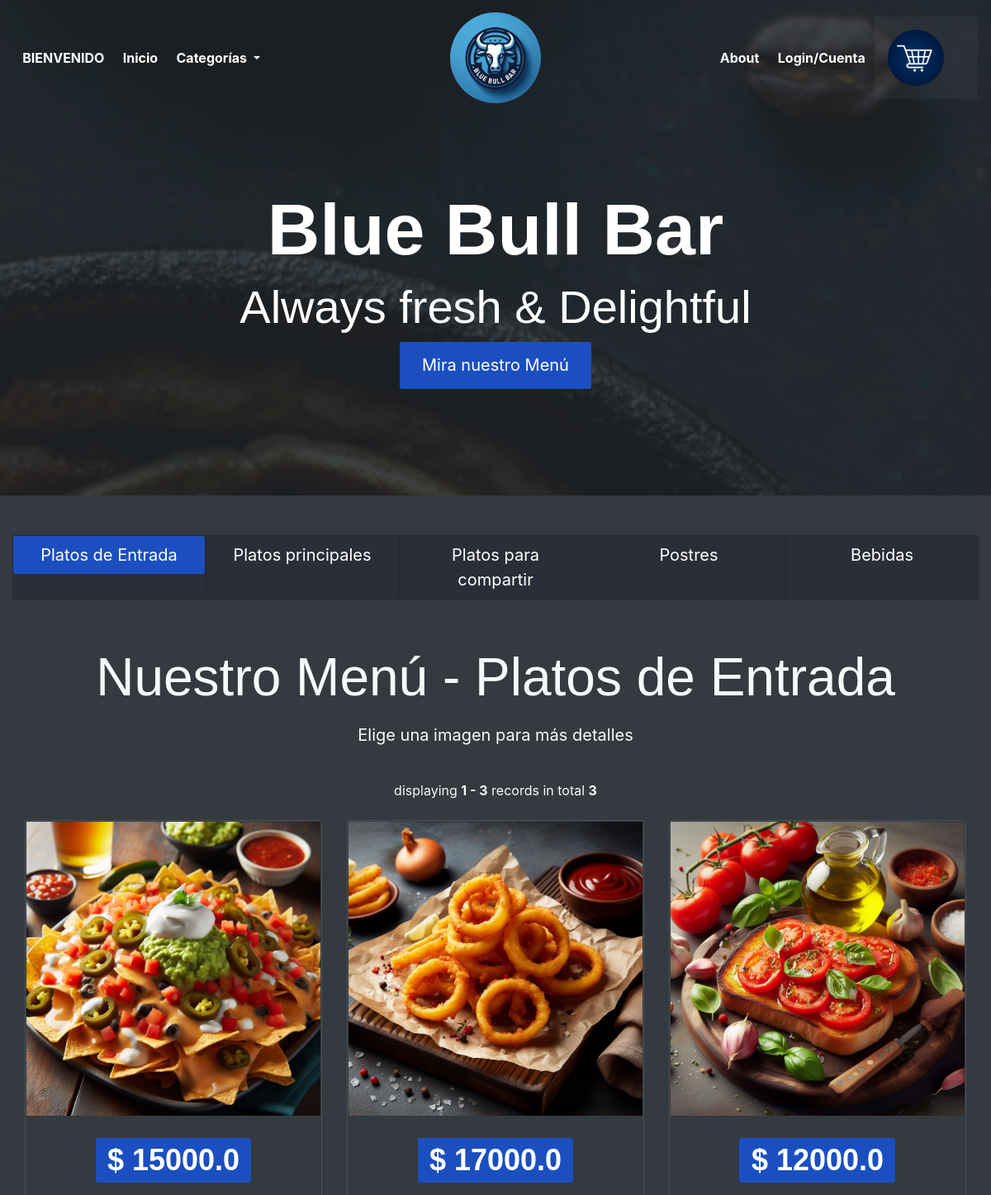
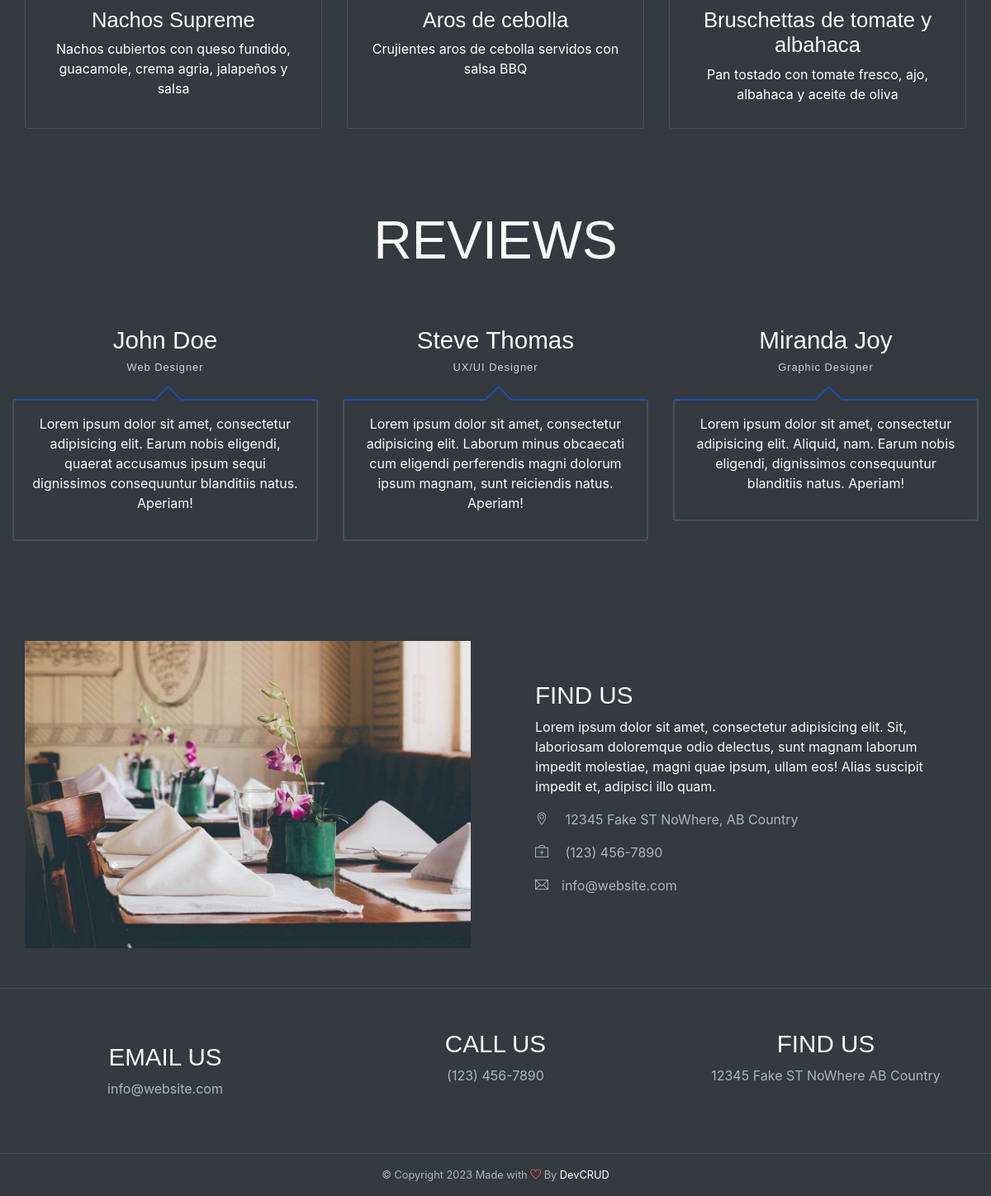
The page / on the database its author committed (2 pictures, top to bottom).
### tables this page shows
CREATE TABLE Menu (
            id INTEGER PRIMARY KEY,
            nombre TEXT NOT NULL,
            descripcion TEXT,
            precio REAL NOT NULL,
            categoria TEXT NOT NULL,
            imagen TEXT NOT NULL
        );

### app/inicio/routes.py (the view)
@inicio_bp.route('/')
def home():
    cart=obtener_carrito()
    page = request.args.get('page', 1, type=int)
    offset = (page - 1) * PER_PAGE
    menu=obtener_por_categoria('Entrada',offset)
    total_items =obtener_total_menu('Entrada')
    pagination = Pagination(page=page, total=total_items, per_page=PER_PAGE, bs_version=4,
        display_msg="Mostrando {start} - {end} de {total} registros en total")
    usuario=None
    if 'email' in session:
        email_usuario=session['email']
        usuario=obtener_por_email(email_usuario)
    return render_template('inicio.html',usuario=usuario, categoria='Platos de Entrada',menu=menu,total_items_cart=cart.total_items(), pagination=pagination)

### app/models/cart.py (called while the page is built)
    def total_items(self):
        total=0
        for item in self.items:
            total+=item.cantidad
        return total

    def to_dict(self):
        return {
            'items': [
                {
                    'item_id': item.item_id,
                    'cantidad': item.cantidad,
                    'precio_cantidad': item.precio_cantidad
                }
                for item in self.items
            ]
        }

### app/services/cart.py (called while the page is built)
def obtener_carrito():
    if 'cart' not in session:
        cart = Cart()
        session['cart'] = cart.to_dict()
    else:
        cart = Cart.from_dict(session['cart'])
    return cart

### app/services/menu_service.py (called while the page is built)
def obtener_total_menu(opcion):
    try:
        db_path = current_app.config['DATABASE_URI'].replace('sqlite:///', '')
        conn = sqlite3.connect(db_path)
        cursor = conn.cursor()
        if opcion=='all':
            cursor.execute("SELECT COUNT(*) FROM Menu")
        else:
            cursor.execute(f"SELECT COUNT(*) FROM Menu where categoria='{opcion}'")
        total_items = cursor.fetchone()[0]
        conn.close()
        return total_items
    except Exception as e:
        print("Error al obtener el menu: ", str(e))
        raise e

def obtener_por_categoria(categoria,offset=0):
    db_path = current_app.config['DATABASE_URI'].replace('sqlite:///', '')
    conn = sqlite3.connect(db_path)
    cursor = conn.cursor()
    query = f"SELECT * FROM Menu WHERE categoria='{categoria}' LIMIT {PER_PAGE} OFFSET {offset}"
    cursor.execute(query)
    items = [MenuItem(*row) for row in cursor.fetchall()]
    conn.close()
    return items

### app/inicio/templates/inicio.html (shortened to what this page needs)
{% extends "base.html"%}
{% block content %}
<header id="home" class="header">
    <div class="overlay text-white text-center"><br><br>
        <h1 class="display-2 font-weight-bold  mt-5">Blue Bull Bar</h1>
        <h2 class="display-4 mb-2">Always fresh &amp; Delightful</h2>
        <a class="btn btn-lg btn-primary" href="#menu">Mira nuestro Menú</a>
    </div>
</header>
<div id="menu" class="container-fluid bg-dark text-light py-5 text-center wow fadeIn">
    <div class="row justify-content-center">
        <div class="col-sm-12 col-md-12 mb-5">
            <ul class="nav nav-pills nav-justified" id="pills-tab" role="tablist">
                <li class="nav-item"
                    style="font-size: 15pt; color: #fff; border: solid 0.1px rgba(0,0,0,0.1); background-color: #08032033; ">
                    <a class="nav-link {% if categoria == 'Platos de Entrada' %}active{% endif %}"
                        href="{{url_for('inicio.platos_por_categoria', categoria='Entrada')}}">Platos de Entrada</a>
                </li>
                <li class="nav-item"
                    style="font-size: 15pt; color: #fff; border: solid 0.1px rgba(0,0,0,0.1); background-color: #08032033; ">
                    <a class="nav-link {% if categoria == 'Platos Principales' %}active{% endif %}"
                        href="{{url_for('inicio.platos_por_categoria', categoria='Principal')}}">Platos
                        principales</a>
                </li>
                <li class="nav-item"
                    style="font-size: 15pt; color: #fff; border: solid 0.1px rgba(0,0,0,0.1); background-color: #08032033; ">
                    <a class="nav-link {% if categoria == 'Platos para Compartir' %}active{% endif %}"
                        href="{{url_for('inicio.platos_por_categoria', categoria='Compartir')}}">Platos para
                        compartir</a>
                </li>
                <li class="nav-item"
                    style="font-size: 15pt; color: #fff; border: solid 0.1px rgba(0,0,0,0.1); background-color: #08032033; ">
                    <a class="nav-link {% if categoria == 'Postres' %}active{% endif %}"
                        href="{{url_for('inicio.platos_por_categoria', categoria='Postre')}}">Postres</a>
                </li>
                <li class="nav-item"
                    style="font-size: 15pt; color: #fff; border: solid 0.1px rgba(0,0,0,0.1); background-color: #08032033; ">
                    <a class="nav-link {% if categoria == 'Bebidas' %}active{% endif %}"
                        href="{{url_for('inicio.platos_por_categoria', categoria='Bebida')}}">Bebidas</a>
                </li>
            </ul>
        </div>
    </div>
    <div class="tab-content" id="pills-tabContent">
        <h2 class="section-title py-2">Nuestro Menú - {{categoria}}</h2>
        <p style="font-size: 15pt;">Elige una imagen para más detalles</p>
        <br>
        <div class="tab-pane fade show active" id="foods" role="tabpanel" aria-labelledby="pills-home-tab">
            <div class="text-center">
                {{ pagination.info }}
            </div>
            <br>
            <div class="row gallary">
                {% for item_menu in menu %}
                <div class="col-md-4">
                    <div class="card bg-transparent border my-3 my-md-0">
                        <div class="gallary-item wow fadeIn">
                            {% if item_menu.imagen.startswith('http') %}
                            <img src="{{ item_menu.imagen }}" alt="template by DevCRID http://www.devcrud.com/"
                                class="rounded-0 card-img-top mg-responsive gallary-img">
                            {% else %}
                            <img src="{{ url_for('static', filename='img/menu/' + item_menu.imagen) }}"
                                alt="template by DevCRID http://www.devcrud.com/"
                                class="rounded-0 card-img-top mg-responsive gallary-img">
                            {% endif %}
                        </div>
                        <div class="card-body" style="height: 250px; overflow: hidden;">
                            <h1 class="text-center mb-4"><a href="#" class="badge badge-primary">$ {{ item_menu.precio
                                    }}</a></h1>
                            <h4 class="pt20 pb20">{{ item_menu.nombre }}</h4>
                            <p class="text-white">{{ item_menu.descripcion }}</p>
                        </div>
                    </div>
                </div>
                {% endfor %}
            </div>
        </div>
    </div>
</div>
<div id="testmonial" class="container-fluid wow fadeIn bg-dark text-light has-height-lg middle-items">
    <h2 class="section-title my-5 text-center">REVIEWS</h2>
    <div class="row mt-3 mb-5">
        <div class="col-md-4 my-3 my-md-0">
            <div class="testmonial-card">
                <h3 class="testmonial-title">John Doe</h3>
                <h6 class="testmonial-subtitle">Web Designer</h6>
                <div class="testmonial-body">
                    <p>Lorem ipsum dolor sit amet, consectetur adipisicing elit. Earum nobis eligendi, quaerat
                        accusamus ipsum sequi dignissimos consequuntur blanditiis natus. Aperiam!</p>
                </div>
            </div>
        </div>
        <div class="col-md-4 my-3 my-md-0">
            <div class="testmonial-card">
                <h3 class="testmonial-title">Steve Thomas</h3>
                <h6 class="testmonial-subtitle">UX/UI Designer</h6>
                <div class="testmonial-body">
                    <p>Lorem ipsum dolor sit amet, consectetur adipisicing elit. Laborum minus obcaecati cum
                        eligendi perferendis magni dolorum ipsum magnam, sunt reiciendis natus. Aperiam!</p>
                </div>
            </div>
        </div>
        <div class="col-md-4 my-3 my-md-0">
            <div class="testmonial-card">
                <h3 class="testmonial-title">Miranda Joy</h3>
                <h6 class="testmonial-subtitle">Graphic Designer</h6>
                <div class="testmonial-body">
                    <p>Lorem ipsum dolor sit amet, consectetur adipisicing elit. Aliquid, nam. Earum nobis eligendi,
                        dignissimos consequuntur blanditiis natus. Aperiam!</p>
                </div>
            </div>
        </div>
    </div>
</div>
{% endblock %}

### app/templates/base.html (shortened to what this page needs)
<!DOCTYPE html>
<html lang="es">
<head>
    <link rel="stylesheet" href="{{ url_for('static',filename='vendors/themify-icons/css/themify-icons.css') }}">
    <link rel="stylesheet" href="{{ url_for('static', filename='vendors/animate/animate.css')}}">
    <link rel="stylesheet" href="{{ url_for('static', filename='css/style.css') }}">
</head>
<body data-spy="scroll" data-target=".navbar" data-offset="40" id="home">
    <nav class="custom-navbar navbar navbar-expand-lg navbar-dark fixed-top" data-spy="affix" data-offset-top="10">
        <div class="collapse navbar-collapse" id="navbarSupportedContent">
            <ul class="navbar-nav">
                <li class="nav-item">
                    <a class="nav-link">BIENVENIDO
                    </a>
                </li>
                <li class="nav-item">
                    <a class="nav-link" href="{{ url_for('inicio.home')}}">Inicio</a>
                </li>
                <li class="nav-item dropdown">
                    <a class="nav-link dropdown-toggle" href="#" id="navbarDropdown" role="button"
                        data-toggle="dropdown" aria-haspopup="true" aria-expanded="false">
                        Categorías
                    </a>
                </li>
            </ul>
            <a class="navbar-brand m-auto" href="#">
                <img src="{{ url_for('static', filename='imgs/logo.jpg')}}" class="brand-img"
                    style="border-radius: 60px;" alt="">
            </a>
            <ul class="navbar-nav">
                <li class="nav-item">
                    <a class="nav-link" href="#about">About</a>
                </li>
                <li class="nav-item">
                    {% if 'email' in session %}
                    <!-- <button type="button" class="btn btn-primary" data-toggle="modal" data-target="#modalCerrarSesion">
                        Comprar
                    </button> -->
                    <a class="nav-link btn" data-toggle="modal" data-target="#modalCerrarSesion">Cerrar Sesión</a>
                    {% else %}
                    <a class="nav-link" href="{{ url_for('auth.login_registro')}}">Login/Cuenta</a>
                    {% endif %}
                </li>
                <li class="nav-item nav-cart">
                    <a href="{{ url_for('cart.mostrar_carrito')}}" style="color: #fff;">
                        <img src="{{ url_for('static',filename='img/cart.png')}}" style="max-width: 100px;"
                            class="rounded">
                        {{total_items}}</a>
                </li>
            </ul>
        </div>
    </nav>
    {% block content %}
    {% endblock %}
    <br>
    <div id="about" class="container-fluid wow fadeIn " id="about" data-wow-duration="1.5s">
        <div class="row align-items-center">
            <div class="col-lg-6 col-md-6 middle-items mt-5 mb-5">
                <div class="container">
                    <div class="">
                        <img src="{{ url_for('static', filename='imgs/book-table-img.jpg') }}" style="max-width: 100%;"
                            class="img-fluid" alt="">
                    </div>
                </div>
            </div>
            <div class="col-md-6 px-5 middle-items mt-5 mb-5">
                <h3>FIND US</h3>
                <p>Lorem ipsum dolor sit amet, consectetur adipisicing elit. Sit, laboriosam doloremque odio delectus,
                    sunt magnam laborum impedit molestiae, magni quae ipsum, ullam eos! Alias suscipit impedit et,
                    adipisci illo quam.</p>
                <div class="text-muted">
                    <p><span class="ti-location-pin pr-3"></span> 12345 Fake ST NoWhere, AB Country</p>
                    <p><span class="ti-support pr-3"></span> (123) 456-7890</p>
                    <p><span class="ti-email pr-3"></span>info@website.com</p>
                </div>
            </div>
        </div>
    </div>
    <div class="container-fluid bg-dark text-light has-height-md middle-items border-top text-center wow fadeIn">
        <div class="row">
            <div class="col-sm-4  mt-3">
                <h3>EMAIL US</h3>
                <P class="text-muted">info@website.com</P>
            </div>
            <div class="col-sm-4">
                <h3>CALL US</h3>
                <P class="text-muted">(123) 456-7890</P>
            </div>
            <div class="col-sm-4">
                <h3>FIND US</h3>
                <P class="text-muted">12345 Fake ST NoWhere AB Country</P>
            </div>
        </div>
    </div>
    <div class="bg-dark text-light text-center border-top wow fadeIn">
        <p class="mb-0 py-3 text-muted small">&copy; Copyright
            <script>document.write(new Date().getFullYear())</script> Made with <i class="ti-heart text-danger"></i> By
            <a href="http://devcrud.com">DevCRUD</a>
        </p>
    </div>
</body>
</html>

### rows shown on the page
Menu: imagen (picture), precio "15000.0", nombre "Nachos Supreme", descripcion "Nachos cubiertos con queso fundido, guacamole, crema agria, jalapeños y salsa"
Menu: imagen (picture), precio "17000.0", nombre "Aros de cebolla", descripcion "Crujientes aros de cebolla servidos con salsa BBQ"
Menu: imagen (picture), precio "12000.0", nombre "Bruschettas de tomate y albahaca", descripcion "Pan tostado con tomate fresco, ajo, albahaca y aceite de oliva"

### other values the page prints
{{ categoria }} "Platos de Entrada"
{{ pagination.info }} "displaying 1 - 3 records in total 3"
